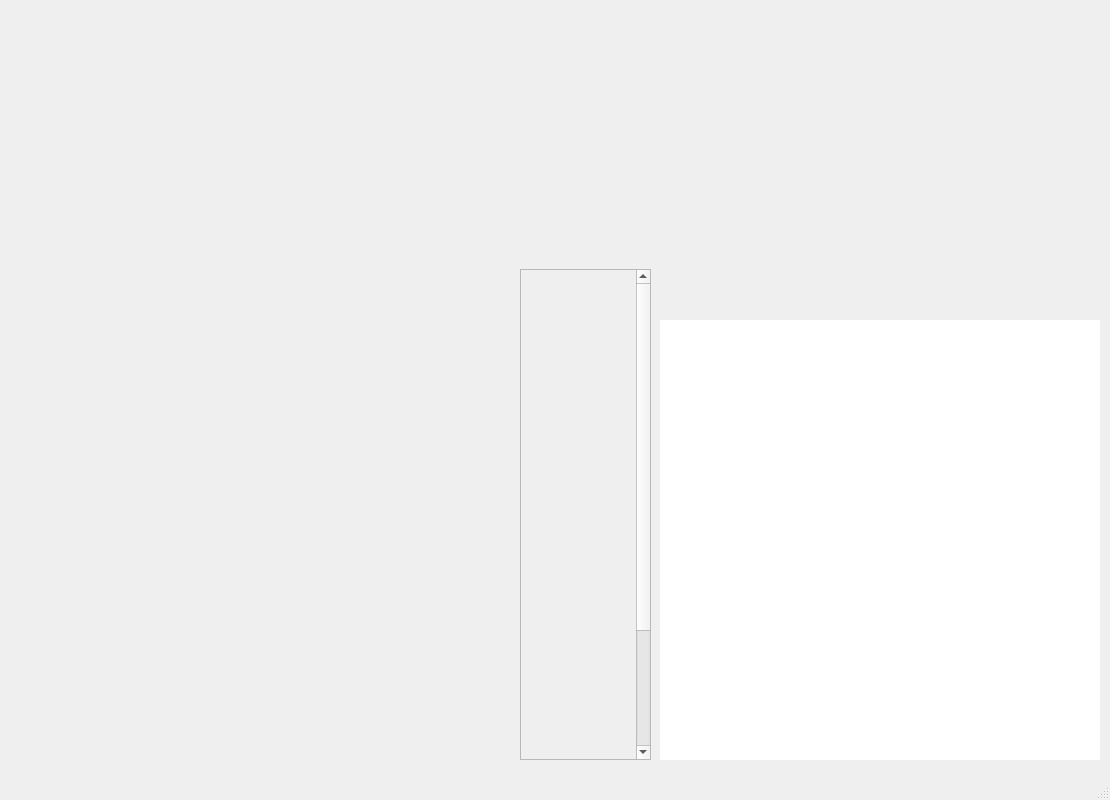
<?xml version="1.0" encoding="UTF-8"?>
<ui version="4.0">
 <class>MainWindow</class>
 <widget class="QMainWindow" name="MainWindow">
  <property name="geometry">
   <rect>
    <x>0</x>
    <y>0</y>
    <width>1110</width>
    <height>800</height>
   </rect>
  </property>
  <property name="minimumSize">
   <size>
    <width>1110</width>
    <height>800</height>
   </size>
  </property>
  <property name="maximumSize">
   <size>
    <width>1110</width>
    <height>800</height>
   </size>
  </property>
  <property name="windowTitle">
   <string>MapEdit</string>
  </property>
  <property name="windowIcon">
   <iconset resource="res.qrc">
    <normaloff>:/Icon/Icon0001.png</normaloff>:/Icon/Icon0001.png</iconset>
  </property>
  <property name="styleSheet">
   <string notr="true"/>
  </property>
  <widget class="QWidget" name="centralwidget">
   <widget class="QWidget" name="LayerFrame" native="true">
    <property name="geometry">
     <rect>
      <x>540</x>
      <y>20</y>
      <width>527</width>
      <height>194</height>
     </rect>
    </property>
    <widget class="QWidget" name="layoutWidget">
     <property name="geometry">
      <rect>
       <x>0</x>
       <y>0</y>
       <width>528</width>
       <height>194</height>
      </rect>
     </property>
     <layout class="QVBoxLayout" name="LayerGroups">
      <item>
       <layout class="QHBoxLayout" name="LayerGroup1">
        <item>
         <widget class="QSelectButton" name="layer0" native="true">
          <property name="minimumSize">
           <size>
            <width>84</width>
            <height>43</height>
           </size>
          </property>
          <property name="maximumSize">
           <size>
            <width>84</width>
            <height>43</height>
           </size>
          </property>
         </widget>
        </item>
        <item>
         <widget class="QSelectButton" name="layer1" native="true">
          <property name="minimumSize">
           <size>
            <width>84</width>
            <height>43</height>
           </size>
          </property>
          <property name="maximumSize">
           <size>
            <width>84</width>
            <height>43</height>
           </size>
          </property>
         </widget>
        </item>
        <item>
         <widget class="QSelectButton" name="layer2" native="true">
          <property name="minimumSize">
           <size>
            <width>84</width>
            <height>43</height>
           </size>
          </property>
          <property name="maximumSize">
           <size>
            <width>84</width>
            <height>43</height>
           </size>
          </property>
         </widget>
        </item>
        <item>
         <widget class="QSelectButton" name="layer3" native="true">
          <property name="minimumSize">
           <size>
            <width>84</width>
            <height>43</height>
           </size>
          </property>
          <property name="maximumSize">
           <size>
            <width>84</width>
            <height>43</height>
           </size>
          </property>
         </widget>
        </item>
        <item>
         <widget class="QSelectButton" name="layer4" native="true">
          <property name="minimumSize">
           <size>
            <width>84</width>
            <height>43</height>
           </size>
          </property>
          <property name="maximumSize">
           <size>
            <width>84</width>
            <height>43</height>
           </size>
          </property>
         </widget>
        </item>
        <item>
         <widget class="QSelectButton" name="layer5" native="true">
          <property name="minimumSize">
           <size>
            <width>84</width>
            <height>43</height>
           </size>
          </property>
          <property name="maximumSize">
           <size>
            <width>84</width>
            <height>43</height>
           </size>
          </property>
         </widget>
        </item>
       </layout>
      </item>
      <item>
       <layout class="QHBoxLayout" name="LayerGroup2">
        <item>
         <widget class="QSelectButton" name="layer6" native="true">
          <property name="minimumSize">
           <size>
            <width>84</width>
            <height>43</height>
           </size>
          </property>
          <property name="maximumSize">
           <size>
            <width>84</width>
            <height>43</height>
           </size>
          </property>
         </widget>
        </item>
        <item>
         <widget class="QSelectButton" name="layer7" native="true">
          <property name="minimumSize">
           <size>
            <width>84</width>
            <height>43</height>
           </size>
          </property>
          <property name="maximumSize">
           <size>
            <width>84</width>
            <height>43</height>
           </size>
          </property>
         </widget>
        </item>
        <item>
         <widget class="QSelectButton" name="layer8" native="true">
          <property name="minimumSize">
           <size>
            <width>84</width>
            <height>43</height>
           </size>
          </property>
          <property name="maximumSize">
           <size>
            <width>84</width>
            <height>43</height>
           </size>
          </property>
         </widget>
        </item>
        <item>
         <widget class="QSelectButton" name="layer9" native="true">
          <property name="minimumSize">
           <size>
            <width>84</width>
            <height>43</height>
           </size>
          </property>
          <property name="maximumSize">
           <size>
            <width>84</width>
            <height>43</height>
           </size>
          </property>
         </widget>
        </item>
        <item>
         <widget class="QSelectButton" name="layer10" native="true">
          <property name="minimumSize">
           <size>
            <width>84</width>
            <height>43</height>
           </size>
          </property>
          <property name="maximumSize">
           <size>
            <width>84</width>
            <height>43</height>
           </size>
          </property>
         </widget>
        </item>
        <item>
         <widget class="QSelectButton" name="layer11" native="true">
          <property name="minimumSize">
           <size>
            <width>84</width>
            <height>43</height>
           </size>
          </property>
          <property name="maximumSize">
           <size>
            <width>84</width>
            <height>43</height>
           </size>
          </property>
         </widget>
        </item>
       </layout>
      </item>
      <item>
       <layout class="QHBoxLayout" name="LayerGroup3">
        <item>
         <widget class="QSelectButton" name="layer12" native="true">
          <property name="minimumSize">
           <size>
            <width>84</width>
            <height>43</height>
           </size>
          </property>
          <property name="maximumSize">
           <size>
            <width>84</width>
            <height>43</height>
           </size>
          </property>
         </widget>
        </item>
        <item>
         <widget class="QSelectButton" name="layer13" native="true">
          <property name="minimumSize">
           <size>
            <width>84</width>
            <height>43</height>
           </size>
          </property>
          <property name="maximumSize">
           <size>
            <width>84</width>
            <height>43</height>
           </size>
          </property>
         </widget>
        </item>
        <item>
         <widget class="QSelectButton" name="layer14" native="true">
          <property name="minimumSize">
           <size>
            <width>84</width>
            <height>43</height>
           </size>
          </property>
          <property name="maximumSize">
           <size>
            <width>84</width>
            <height>43</height>
           </size>
          </property>
         </widget>
        </item>
        <item>
         <widget class="QSelectButton" name="layer15" native="true">
          <property name="minimumSize">
           <size>
            <width>84</width>
            <height>43</height>
           </size>
          </property>
          <property name="maximumSize">
           <size>
            <width>84</width>
            <height>43</height>
           </size>
          </property>
         </widget>
        </item>
        <item>
         <widget class="QSelectButton" name="layer16" native="true">
          <property name="minimumSize">
           <size>
            <width>84</width>
            <height>43</height>
           </size>
          </property>
          <property name="maximumSize">
           <size>
            <width>84</width>
            <height>43</height>
           </size>
          </property>
         </widget>
        </item>
        <item>
         <widget class="QSelectButton" name="layer17" native="true">
          <property name="minimumSize">
           <size>
            <width>84</width>
            <height>43</height>
           </size>
          </property>
          <property name="maximumSize">
           <size>
            <width>84</width>
            <height>43</height>
           </size>
          </property>
         </widget>
        </item>
       </layout>
      </item>
      <item>
       <layout class="QHBoxLayout" name="LayerGroup4">
        <item>
         <widget class="QSelectButton" name="layer18" native="true">
          <property name="minimumSize">
           <size>
            <width>84</width>
            <height>43</height>
           </size>
          </property>
          <property name="maximumSize">
           <size>
            <width>84</width>
            <height>43</height>
           </size>
          </property>
         </widget>
        </item>
        <item>
         <widget class="QSelectButton" name="layer19" native="true">
          <property name="minimumSize">
           <size>
            <width>84</width>
            <height>43</height>
           </size>
          </property>
          <property name="maximumSize">
           <size>
            <width>84</width>
            <height>43</height>
           </size>
          </property>
         </widget>
        </item>
        <item>
         <widget class="QSelectButton" name="layer20" native="true">
          <property name="minimumSize">
           <size>
            <width>84</width>
            <height>43</height>
           </size>
          </property>
          <property name="maximumSize">
           <size>
            <width>84</width>
            <height>43</height>
           </size>
          </property>
         </widget>
        </item>
        <item>
         <widget class="QSelectButton" name="layer21" native="true">
          <property name="minimumSize">
           <size>
            <width>84</width>
            <height>43</height>
           </size>
          </property>
          <property name="maximumSize">
           <size>
            <width>84</width>
            <height>43</height>
           </size>
          </property>
         </widget>
        </item>
        <item>
         <widget class="QSelectButton" name="layer22" native="true">
          <property name="minimumSize">
           <size>
            <width>84</width>
            <height>43</height>
           </size>
          </property>
          <property name="maximumSize">
           <size>
            <width>84</width>
            <height>43</height>
           </size>
          </property>
         </widget>
        </item>
        <item>
         <widget class="QSelectButton" name="layer23" native="true">
          <property name="minimumSize">
           <size>
            <width>84</width>
            <height>43</height>
           </size>
          </property>
          <property name="maximumSize">
           <size>
            <width>84</width>
            <height>43</height>
           </size>
          </property>
         </widget>
        </item>
       </layout>
      </item>
     </layout>
    </widget>
   </widget>
   <widget class="QWidget" name="LayerBG" native="true">
    <property name="geometry">
     <rect>
      <x>690</x>
      <y>220</y>
      <width>231</width>
      <height>71</height>
     </rect>
    </property>
    <property name="styleSheet">
     <string notr="true">border-image: url(:/Background/LayerBG.png);</string>
    </property>
   </widget>
   <widget class="QSelectArea" name="TileArea" native="true">
    <property name="geometry">
     <rect>
      <x>10</x>
      <y>20</y>
      <width>510</width>
      <height>760</height>
     </rect>
    </property>
   </widget>
   <widget class="MapArea" name="Map" native="true">
    <property name="geometry">
     <rect>
      <x>660</x>
      <y>320</y>
      <width>440</width>
      <height>440</height>
     </rect>
    </property>
    <property name="autoFillBackground">
     <bool>false</bool>
    </property>
    <property name="styleSheet">
     <string notr="true">background-color: rgb(255, 255, 255);</string>
    </property>
   </widget>
   <widget class="QScrollArea" name="scrollArea">
    <property name="geometry">
     <rect>
      <x>520</x>
      <y>269</y>
      <width>131</width>
      <height>491</height>
     </rect>
    </property>
    <property name="horizontalScrollBarPolicy">
     <enum>Qt::ScrollBarPolicy::ScrollBarAlwaysOff</enum>
    </property>
    <property name="sizeAdjustPolicy">
     <enum>QAbstractScrollArea::SizeAdjustPolicy::AdjustToContents</enum>
    </property>
    <property name="widgetResizable">
     <bool>false</bool>
    </property>
    <widget class="QWidget" name="scrollAreaWidgetContents">
     <property name="geometry">
      <rect>
       <x>0</x>
       <y>0</y>
       <width>120</width>
       <height>650</height>
      </rect>
     </property>
     <widget class="QWidget" name="verticalLayoutWidget">
      <property name="geometry">
       <rect>
        <x>0</x>
        <y>10</y>
        <width>111</width>
        <height>631</height>
       </rect>
      </property>
      <layout class="QVBoxLayout" name="Infos">
       <property name="spacing">
        <number>4</number>
       </property>
       <property name="leftMargin">
        <number>6</number>
       </property>
       <item>
        <widget class="InfoEdit" name="Info01" native="true"/>
       </item>
       <item>
        <widget class="InfoEdit" name="Info02" native="true"/>
       </item>
       <item>
        <widget class="InfoEdit" name="Info03" native="true"/>
       </item>
       <item>
        <widget class="InfoEdit" name="Info04" native="true"/>
       </item>
       <item>
        <widget class="InfoEdit" name="Info05" native="true"/>
       </item>
       <item>
        <widget class="InfoEdit" name="Info06" native="true"/>
       </item>
       <item>
        <widget class="InfoEdit" name="Info07" native="true"/>
       </item>
       <item>
        <widget class="InfoEdit" name="Info08" native="true"/>
       </item>
       <item>
        <widget class="InfoEdit" name="Info09" native="true"/>
       </item>
      </layout>
     </widget>
    </widget>
   </widget>
  </widget>
  <widget class="QMenuBar" name="menubar">
   <property name="geometry">
    <rect>
     <x>0</x>
     <y>0</y>
     <width>1110</width>
     <height>17</height>
    </rect>
   </property>
  </widget>
  <widget class="QStatusBar" name="statusbar">
   <property name="font">
    <font>
     <family>Algerian</family>
     <pointsize>10</pointsize>
     <bold>true</bold>
    </font>
   </property>
   <property name="styleSheet">
    <string notr="true">border-image: url(:/Background/TileBG.png);</string>
   </property>
  </widget>
 </widget>
 <customwidgets>
  <customwidget>
   <class>QSelectButton</class>
   <extends>QWidget</extends>
   <header location="global">qselectbutton.h</header>
   <container>1</container>
  </customwidget>
  <customwidget>
   <class>QSelectArea</class>
   <extends>QWidget</extends>
   <header location="global">qselectarea.h</header>
   <container>1</container>
  </customwidget>
  <customwidget>
   <class>InfoEdit</class>
   <extends>QWidget</extends>
   <header location="global">infoedit.h</header>
   <container>1</container>
  </customwidget>
  <customwidget>
   <class>MapArea</class>
   <extends>QWidget</extends>
   <header location="global">maparea.h</header>
   <container>1</container>
  </customwidget>
 </customwidgets>
 <resources>
  <include location="res.qrc"/>
 </resources>
 <connections/>
</ui>
